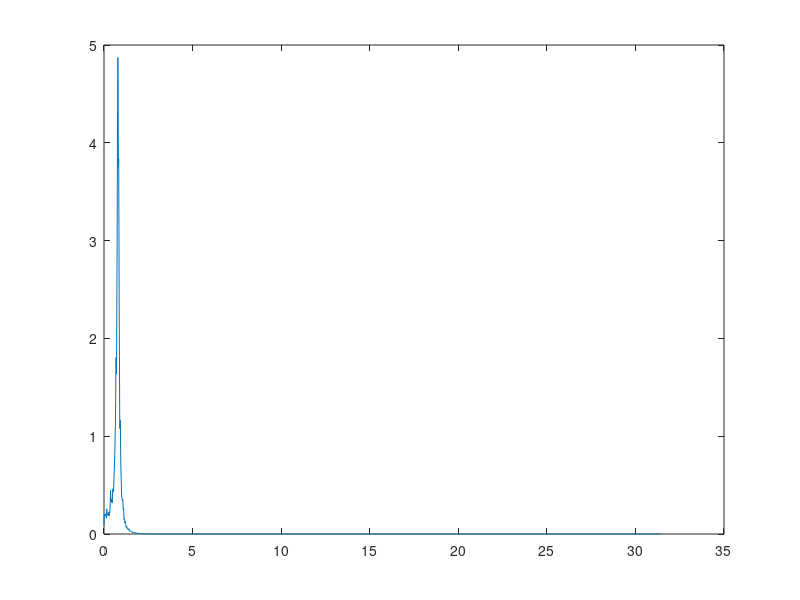

MATLAB code to generate this figure:
%%Task 1b
clear all;
clc;

load('data_w1_smooth');
load('data_w2_smooth');

w1_max = max(w1_smooth.signals.values);
w1_min = min(w1_smooth.signals.values);  
w2_max = max(w2_smooth.signals.values);
w2_min = min(w2_smooth.signals.values); 
 
w1 = 0.005;
w2 = 0.05;  
A1 = (w1_max-w1_min)/2; 
A2 = (w2_max-w2_min)/2; 

T = sqrt((A1^2*w1^2 - A2^2*w2^2)/(A2^2*w2^4 - A1^2*w1^4));
K = A1*w1*sqrt(T^2*w1^2+1);

%%Task 2a
load('data_wave'); 
x = psi_w(2,:);
window = 4096;
noverlap = [];
nttf = []; 
fs = 10;

[pxx,f] = pwelch(x, window, noverlap, nttf , fs); 

%Scaling to s/rad & rad/s
pxx = pxx/(2*pi);
f = f*2*pi;

plot(f, pxx);